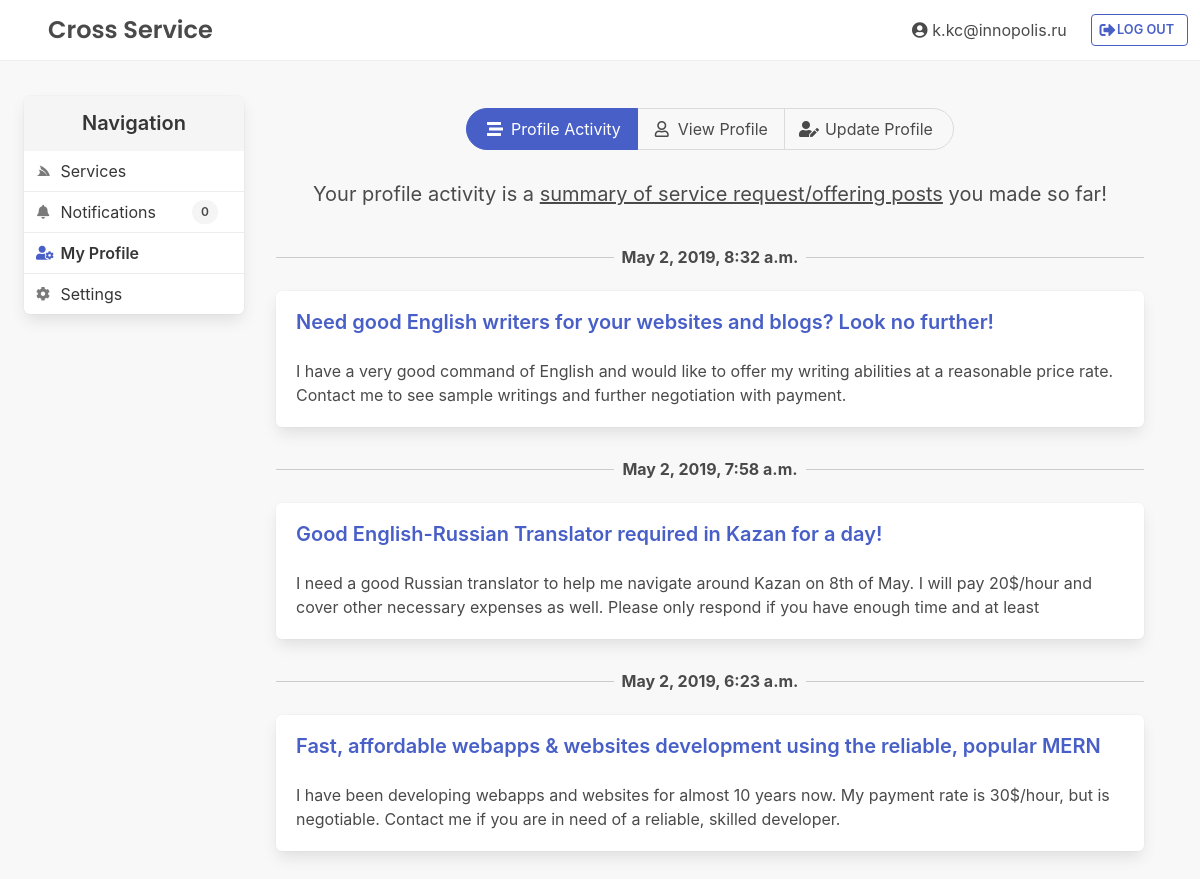
Page /user/activity/ (signed in) on the committed database.
### service/models.py (models this page shows)
class ServicePost(models.Model):
    class Meta:
        app_label = "service"
    """Service model"""
    title = models.CharField(max_length=80, blank=False, help_text='Enter service title.')
    description = models.CharField(max_length=1024, blank=False, help_text='Enter description for the service.')
    is_request_post = models.BooleanField(default=True)
    owner = models.ForeignKey(settings.AUTH_USER_MODEL, on_delete=models.SET_NULL, null=True)
    created_datetime = models.DateTimeField(editable=False)
    modified_datetime = models.DateTimeField(blank=True, null=True)
    closed_datetime = models.DateTimeField(blank=True, null=True)
    ''' USAGE in views.py:
    from django.utils import timezone
    created_d = timezone.now()
    '''
    service = models.OneToOneField('Service', on_delete=models.SET_NULL, null=True)
    def get_absolute_url(self):
        return reverse('service:detail', args=[str(self.id)])

### user/views.py (the view)
# urls.py: path('activity/', views.activity, name='activity'),
@login_required
def activity(request):
    try:
        owner_user = User.objects.get(id=request.user.id)
        posts = ServicePost.objects.filter(owner=owner_user).order_by('-created_datetime')
    except ServicePost.DoesNotExist:
        posts = []
    return render(request, 'user/profile.html', context={
        'navigation': 'profile',
        'posts': posts,
        'unread_notifications_count': Notification.objects.filter(is_read=False,owner=request.user).count()
    })

### templates/user/profile.html (shortened to what this page needs)
{% extends "../base_generic.html" %}
{% block page-content %}
    {% load static %}
    <div class="tabs is-centered is-toggle is-toggle-rounded">
        <ul>
            <li class="{% if 'activity' in request.resolver_match.url_name %}is-active{% endif %}">
                <a id="profile-activity" href="{% url 'user:activity' %}">
                    <span class="icon is-small"><i class="fas fa-stream" aria-hidden="true"></i></span>
                    <span>Profile Activity</span>
                </a>
            </li>
            <li class="{% if 'info' in request.resolver_match.url_name %}is-active{% endif %}">
                <a id="profile-view" href="{% url 'user:info' %}">
                    <span class="icon is-small"><i class="far fa-user" aria-hidden="true"></i></span>
                    <span>View Profile</span>
                </a>
            </li>
            <li class="{% if 'update' in request.resolver_match.url_name %}is-active{% endif %}">
                <a id="profile-update" href="{% url 'user:update' %}">
                    <span class="icon is-small"><i class="fas fa-user-edit" aria-hidden="true"></i></span>
                    <span>Update Profile</span>
                </a>
            </li>
        </ul>
    </div>
    {% if 'activity' in request.resolver_match.url_name %}
    <div id="profile-activity-content" class="">
        <div class="subtitle has-text-centered is-size-5 p-sm">
            Your profile activity is a <span class="is-underlined">summary of service request/offering posts</span> you made so far!
        </div>
            {% for post in posts %}
            <fieldset class="m-t-lg" style="border-top: 1px solid #ccc;">
                <legend class="subtitle is-6 has-text-centered has-text-weight-bold p-l-sm p-r-sm">{{ post.created_datetime }}</legend>
                <div class="box" style="">
                    <div class="title is-5 has-text-grey-dark" style="height: 24px; overflow: hidden; text-overflow: ellipsis;">
                        <a href="{{ post.get_absolute_url }}">
                            {{ post.title }}
                        </a>
                    </div>
                    <div class="" style="height: 48px; overflow:hidden; text-overflow:ellipsis;">
                        {{ post.description }}
                    </div>
                </div>
            </fieldset>
            {% endfor %}
    </div>
    {% endif %}
{% endblock %}

### templates/base_generic.html (shortened to what this page needs)
<!DOCTYPE html>
<html lang="en" class="{% if messages %}is-clipped{% endif %}">
<head>
  <link rel="stylesheet" href="https://cdnjs.cloudflare.com/ajax/libs/bulma/0.7.4/css/bulma.min.css" />
  <link rel="stylesheet" href="https://cdnjs.cloudflare.com/ajax/libs/animate.css/3.7.0/animate.min.css" />
  <link rel="stylesheet" href="https://use.fontawesome.com/releases/v5.8.1/css/all.css" />
  {% load static %}
  <link rel="stylesheet" href="{% static 'css/styles.css' %}" />
</head>
<body class="has-navbar-fixed-top ">
    <nav id="fixed-topbar" class="navbar is-fixed-top has-background-white-info p-xs" role="navigation" aria-label="main navigation">
        <div class="navbar-brand has-text-centered p-l-lg" style="width:100%;">
            <a class="navbar-item has-poppins-text is-size-4 has-text-weight-semibold "  href="/service">
                Cross Service
            </a>
            <div class="navbar-end level is-mobile" style="width:100%;">
                <div class="level-right has-text-right">
                    {% if user.is_authenticated %}
                    <a href="{% url 'user:info' %}" class="level-item is-hidden-mobile navbar-item has-icons-left">
                        <span class="icon">
                            <i class="fas fa-user-circle"></i>
                        </span>&nbsp;{{ user.username }}
                    </a>
                    <div class="level-item ">
                        <a class="button is-link is-outlined has-text-weight-semibold m-r-sm" style="font-size: 0.8rem;" href="{% url 'user:logout' %}">
                            <span class="icon is-size-6">
                                <i class="fas fa-sign-out-alt"></i>
                            </span>
                            &nbsp; LOG OUT
                        </a>
                    </div>
                    {% endif %}
                </div>
            </div>
        </div>
    </nav>
    <div class="body-content columns is-gapless" style="padding: 1.5rem; min-height: calc(100vh - 3.25rem);">
        <div class="column is-narrow " style="width: 220px;">
            <nav class="panel has-background-white sticky-sidebar" >
                <p class=" panel-heading has-text-centered has-background-white-ter has-text-weight-semibold">
                    Navigation
                </p>
                {% if user.is_authenticated %}
                <a class="panel-block {% if 'service' in navigation %}is-active has-text-weight-semibold{% endif %}" href="{% url 'service:index' %}">
                    <span class="panel-icon">
                        <i class="fab fa-servicestack" aria-hidden="true"></i>
                    </span>
                    Services
                </a>
				<a class="panel-block " href="{% url 'notifications' %}" title="{% if unread_notifications_count > 0 %}{{unread_notifications_count}}{% else %}0{% endif %} unread notifications!">
                    <span class="panel-icon">
                        <i class="fas fa-bell" aria-hidden="true"></i>
                    </span>
                    Notifications &nbsp;&nbsp;&nbsp;&nbsp;&nbsp;&nbsp;&nbsp;
                    <span class="tag {% if unread_notifications_count > 0 %}is-link {% else %} is-light {% endif %} has-text-weight-semibold is-normal is-rounded" title="">
                        {% if unread_notifications_count > 0 %}{{unread_notifications_count}}{% else %}0{% endif %}
                    </span>
                </a>
                <a class="panel-block {% if 'profile' in navigation %}is-active has-text-weight-semibold{% endif %}" href="{% url 'user:info' %}">
                    <span class="panel-icon">
                        <i class="fas fa-user-cog" aria-hidden="true"></i>
                    </span>
                    My Profile
                </a>
                <a class="panel-block {% if 'settings' in navigation %}is-active has-text-weight-semibold{% endif %}" href="{% url 'settings' %}">
                    <span class="panel-icon">
                        <i class="fas fa-cog" aria-hidden="true"></i>
                    </span>
                    Settings
                </a>
                {% endif %}
            </nav>
        </div>
        <div class="column animated slideInDown">
            <div class="p-lg">
                {% block page-content %}{% endblock %}
            </div>
        </div>
    </div>
</body>
</html>

### static/css/styles.css (style rules this page uses)
.has-poppins-text { font-family: 'Poppins', sans-serif; }
body { background: #f8f8f8; }
#fixed-topbar { border-bottom: solid 1px #eee; }
.sticky-sidebar { position: -webkit-sticky; position: sticky; top: 6rem; }
.panel-block { padding: 8px 12px!important; }
.panel-block.is-active { border-left-width: 4px; }
.p-xs { padding: 0.25rem; }
.p-sm { padding: 0.5rem; }
.m-r-sm { margin-right: 0.5rem; }
.p-r-sm { padding-right: 0.5rem; }
.p-l-sm { padding-left: 0.5rem; }
.p-lg { padding: 2rem; }
.m-t-lg { margin-top: 2rem; }
.p-l-lg { padding-left: 2rem; }
.is-underlined { text-decoration: underline; }

### rows in the picture
ServicePost: created_datetime "May 2, 2019, 8:32 a.m.", title "Need good English writers for your websites and blogs? Look no further!", description "I have a very good command of English and would like to offer my writing abilities at a reasonable price rate. Contact me to see sample writings and further negotiation with payment."
ServicePost: created_datetime "May 2, 2019, 7:58 a.m.", title "Good English-Russian Translator required in Kazan for a day!", description "I need a good Russian translator to help me navigate around Kazan on 8th of May. I will pay 20$/hour and cover other necessary expenses as well. Please only respond if you have enough time and at least…"
ServicePost: created_datetime "May 2, 2019, 6:23 a.m.", title "Fast, affordable webapps & websites development using the reliable, popular MERN…", description "I have been developing webapps and websites for almost 10 years now. My payment rate is 30$/hour, but is negotiable. Contact me if you are in need of a reliable, skilled developer."

### other values in the picture
{{ user.username }} "k.kc@innopolis.ru"
